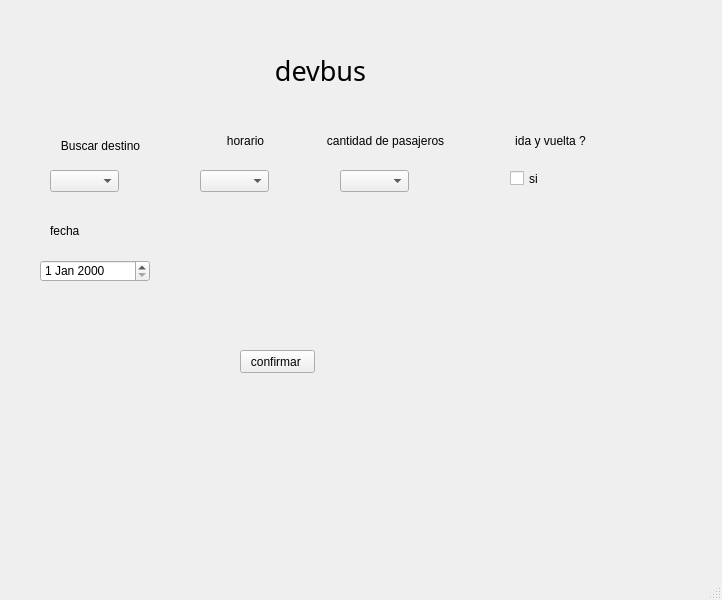
<?xml version="1.0" encoding="UTF-8"?>
<ui version="4.0">
 <class>MainWindow</class>
 <widget class="QMainWindow" name="MainWindow">
  <property name="geometry">
   <rect>
    <x>0</x>
    <y>0</y>
    <width>722</width>
    <height>600</height>
   </rect>
  </property>
  <property name="windowTitle">
   <string>MainWindow</string>
  </property>
  <widget class="QWidget" name="centralwidget">
   <widget class="QLabel" name="titulo">
    <property name="geometry">
     <rect>
      <x>140</x>
      <y>50</y>
      <width>361</width>
      <height>41</height>
     </rect>
    </property>
    <property name="font">
     <font>
      <family>MS Gothic</family>
      <pointsize>20</pointsize>
     </font>
    </property>
    <property name="text">
     <string>devbus</string>
    </property>
    <property name="textFormat">
     <enum>Qt::AutoText</enum>
    </property>
    <property name="scaledContents">
     <bool>false</bool>
    </property>
    <property name="alignment">
     <set>Qt::AlignCenter</set>
    </property>
   </widget>
   <widget class="QLabel" name="destino">
    <property name="geometry">
     <rect>
      <x>50</x>
      <y>130</y>
      <width>101</width>
      <height>31</height>
     </rect>
    </property>
    <property name="text">
     <string>Buscar destino</string>
    </property>
    <property name="alignment">
     <set>Qt::AlignCenter</set>
    </property>
   </widget>
   <widget class="QLabel" name="etihorario">
    <property name="geometry">
     <rect>
      <x>200</x>
      <y>130</y>
      <width>91</width>
      <height>21</height>
     </rect>
    </property>
    <property name="text">
     <string>horario</string>
    </property>
    <property name="alignment">
     <set>Qt::AlignCenter</set>
    </property>
   </widget>
   <widget class="QComboBox" name="horariobox">
    <property name="geometry">
     <rect>
      <x>200</x>
      <y>170</y>
      <width>69</width>
      <height>22</height>
     </rect>
    </property>
   </widget>
   <widget class="QLabel" name="etipasajeros">
    <property name="geometry">
     <rect>
      <x>310</x>
      <y>130</y>
      <width>151</width>
      <height>21</height>
     </rect>
    </property>
    <property name="text">
     <string>cantidad de pasajeros</string>
    </property>
    <property name="alignment">
     <set>Qt::AlignCenter</set>
    </property>
   </widget>
   <widget class="QComboBox" name="cantpasaj">
    <property name="geometry">
     <rect>
      <x>340</x>
      <y>170</y>
      <width>69</width>
      <height>22</height>
     </rect>
    </property>
   </widget>
   <widget class="QLabel" name="label_3">
    <property name="geometry">
     <rect>
      <x>510</x>
      <y>130</y>
      <width>81</width>
      <height>21</height>
     </rect>
    </property>
    <property name="text">
     <string>ida y vuelta ?</string>
    </property>
    <property name="alignment">
     <set>Qt::AlignCenter</set>
    </property>
   </widget>
   <widget class="QCheckBox" name="checkBox">
    <property name="geometry">
     <rect>
      <x>510</x>
      <y>170</y>
      <width>70</width>
      <height>17</height>
     </rect>
    </property>
    <property name="text">
     <string>si</string>
    </property>
   </widget>
   <widget class="QDateEdit" name="dateEdit">
    <property name="geometry">
     <rect>
      <x>40</x>
      <y>260</y>
      <width>110</width>
      <height>22</height>
     </rect>
    </property>
   </widget>
   <widget class="QLabel" name="label">
    <property name="geometry">
     <rect>
      <x>50</x>
      <y>220</y>
      <width>101</width>
      <height>21</height>
     </rect>
    </property>
    <property name="text">
     <string>fecha</string>
    </property>
   </widget>
   <widget class="QPushButton" name="pushButton">
    <property name="geometry">
     <rect>
      <x>240</x>
      <y>350</y>
      <width>75</width>
      <height>23</height>
     </rect>
    </property>
    <property name="text">
     <string>confirmar </string>
    </property>
   </widget>
   <widget class="QComboBox" name="comboBox">
    <property name="geometry">
     <rect>
      <x>50</x>
      <y>170</y>
      <width>69</width>
      <height>22</height>
     </rect>
    </property>
    <property name="currentIndex">
     <number>-1</number>
    </property>
   </widget>
  </widget>
  <widget class="QMenuBar" name="menubar">
   <property name="geometry">
    <rect>
     <x>0</x>
     <y>0</y>
     <width>722</width>
     <height>21</height>
    </rect>
   </property>
  </widget>
  <widget class="QStatusBar" name="statusbar"/>
 </widget>
 <resources/>
 <connections/>
</ui>
